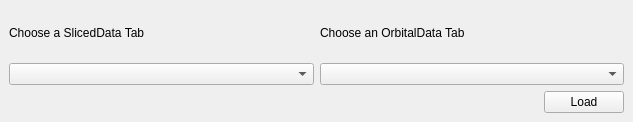
<?xml version="1.0" encoding="UTF-8"?>
<ui version="4.0">
 <class>tabchoosewindow</class>
 <widget class="QMainWindow" name="tabchoosewindow">
  <property name="geometry">
   <rect>
    <x>0</x>
    <y>0</y>
    <width>633</width>
    <height>122</height>
   </rect>
  </property>
  <property name="windowTitle">
   <string>Choose Tabs...</string>
  </property>
  <widget class="QWidget" name="central_widget">
   <layout class="QVBoxLayout" name="verticalLayout_2">
    <item>
     <layout class="QHBoxLayout" name="layout">
      <item>
       <layout class="QVBoxLayout" name="layout_2">
        <item>
         <widget class="QLabel" name="sliced_label">
          <property name="text">
           <string>Choose a SlicedData Tab</string>
          </property>
         </widget>
        </item>
        <item>
         <widget class="QComboBox" name="sliced_combobox"/>
        </item>
       </layout>
      </item>
      <item>
       <layout class="QVBoxLayout" name="layout_3">
        <item>
         <widget class="QLabel" name="orbital_label">
          <property name="text">
           <string>Choose an OrbitalData Tab</string>
          </property>
         </widget>
        </item>
        <item>
         <widget class="QComboBox" name="orbital_combobox"/>
        </item>
       </layout>
      </item>
     </layout>
    </item>
    <item>
     <layout class="QHBoxLayout" name="layout_4">
      <item>
       <spacer name="spacer">
        <property name="orientation">
         <enum>Qt::Horizontal</enum>
        </property>
        <property name="sizeHint" stdset="0">
         <size>
          <width>40</width>
          <height>20</height>
         </size>
        </property>
       </spacer>
      </item>
      <item>
       <widget class="QPushButton" name="load">
        <property name="text">
         <string>Load</string>
        </property>
       </widget>
      </item>
     </layout>
    </item>
   </layout>
  </widget>
 </widget>
 <resources/>
 <connections/>
</ui>
